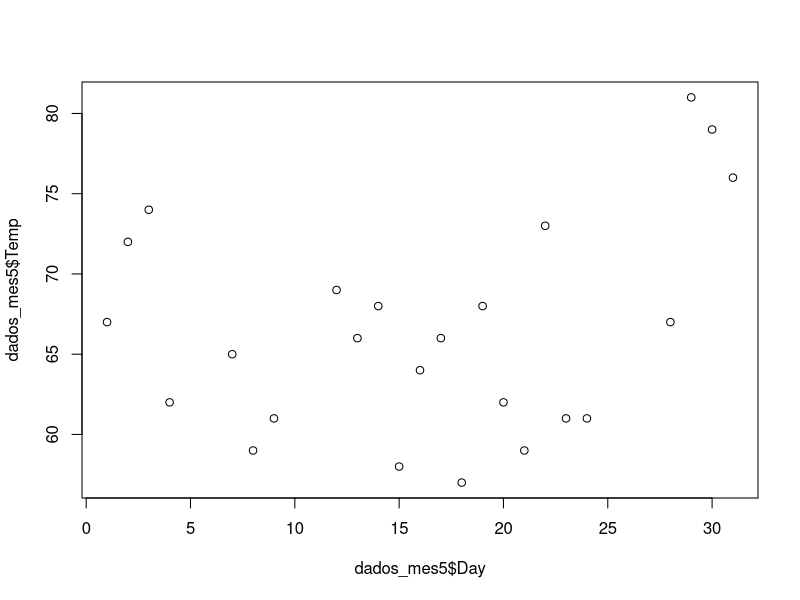
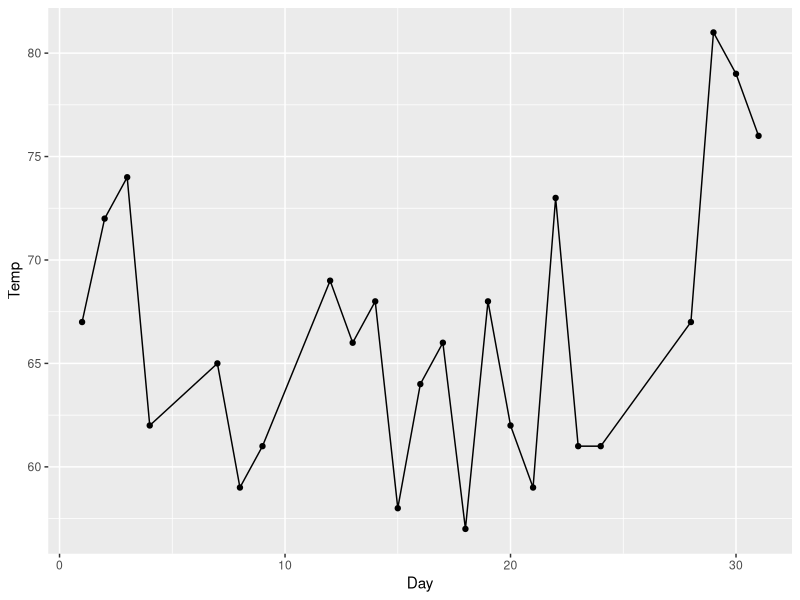
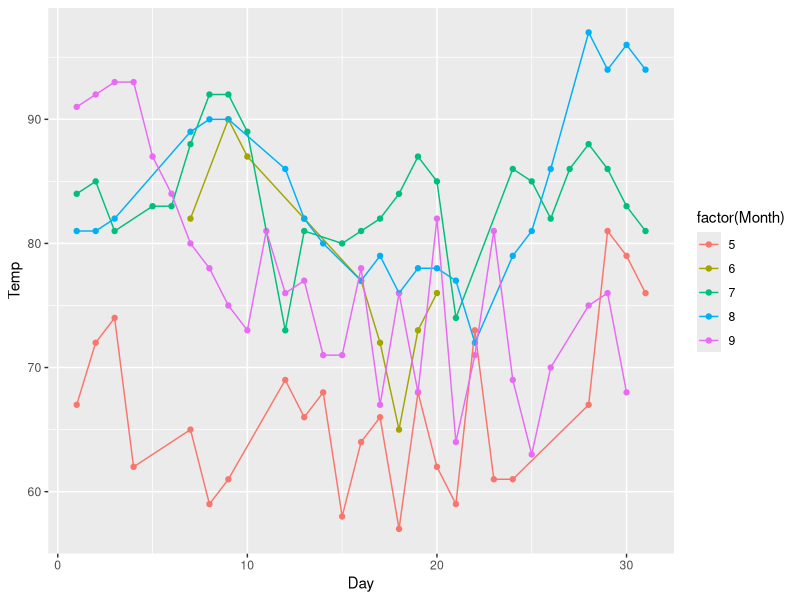
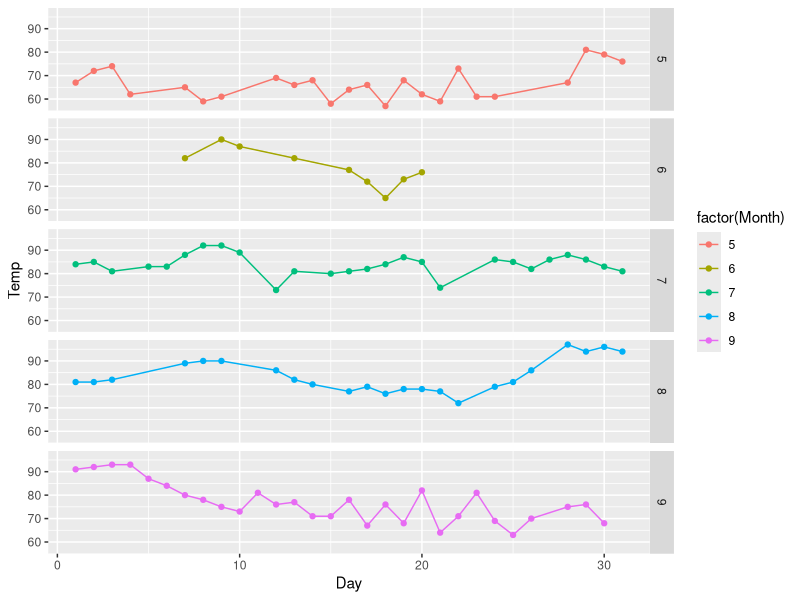
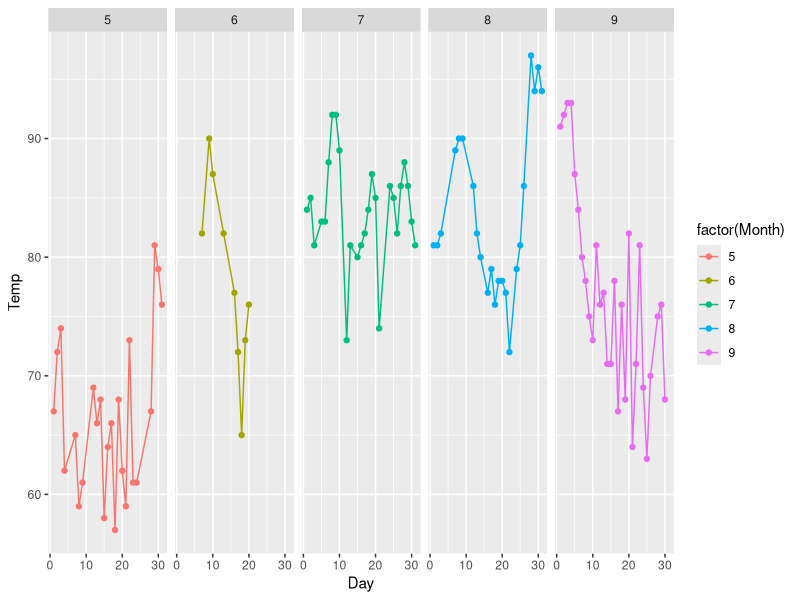
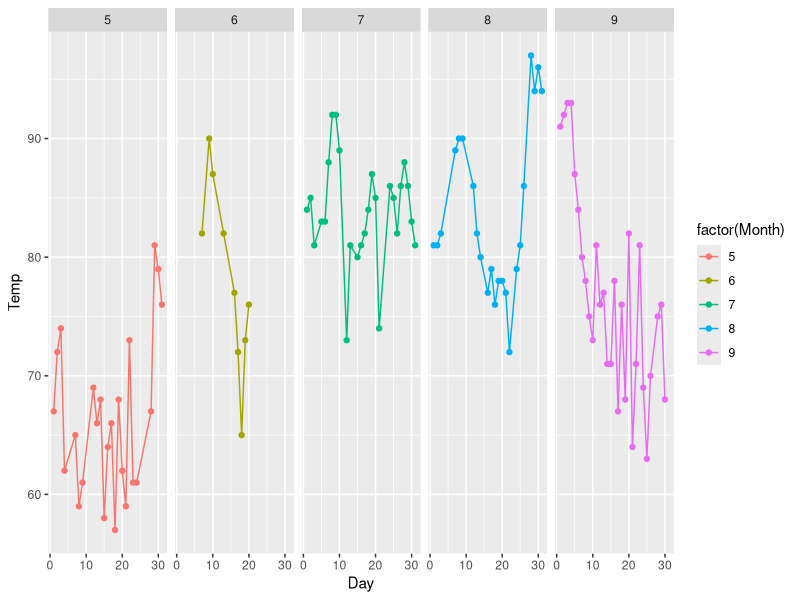
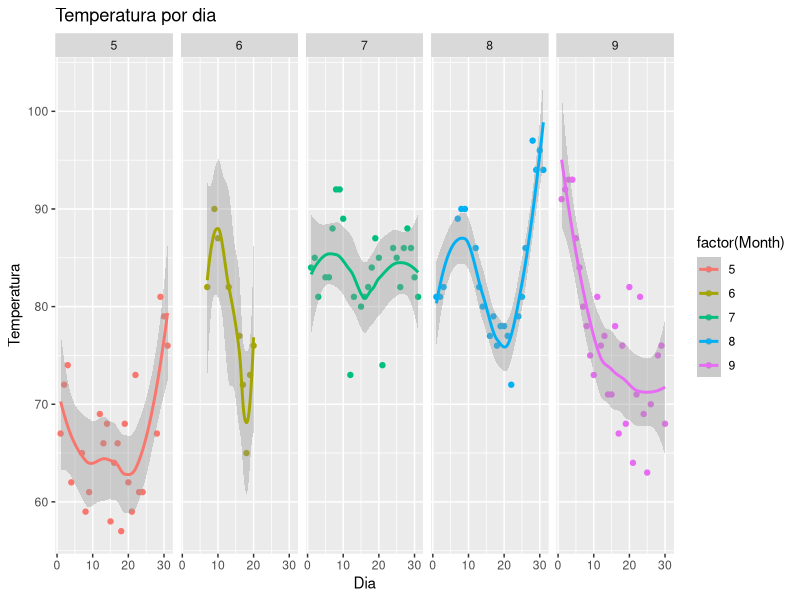
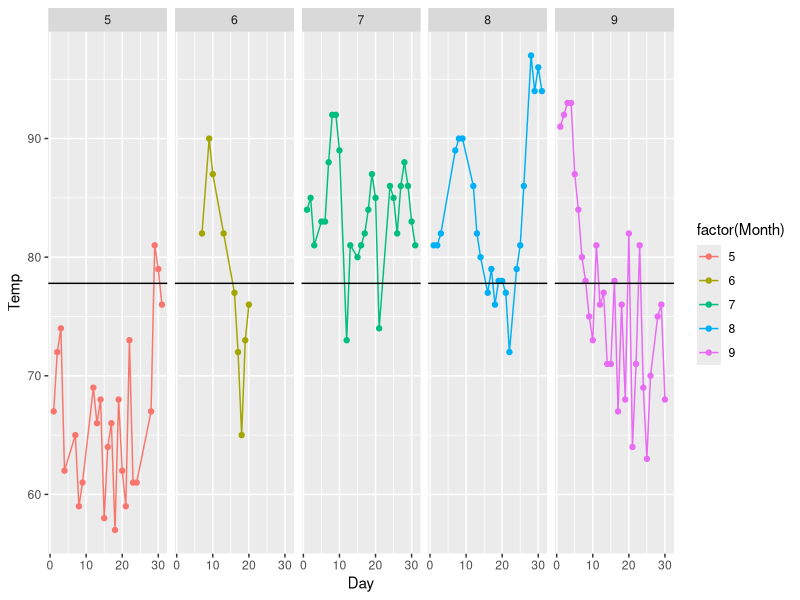

Write the R code that produced these figures, in order.
## ---- chunk 1
knitr::opts_chunk$set(echo = TRUE)
## ---- chunk 2
library(datasets)
base <- airquality

head( base , 10)

## ---- chunk 3

summary(base)

## ---- chunk 4
dadosValidos <- complete.cases(base) 

base <- base[dadosValidos , ]


## ---- chunk 5

summary(base)

## ---- chunk 6
#write.csv( base , "base_airquality_limpo.csv" )
## ---- chunk 7
#View(base)
## ---- chunk 8
mes5 <- base$Month == 5
dados_mes5 <- base[mes5 , ]

plot( dados_mes5$Day , dados_mes5$Temp)

## ---- chunk 9

library(ggplot2)

ggplot( dados_mes5 , aes( x= Day , y = Temp )  ) + geom_point() + geom_line()

## ---- chunk 10


ggplot( base , aes( x= Day , y = Temp, colour = factor(Month) )  ) + geom_point() + geom_line()

## ---- chunk 11

ggplot( base , aes( x= Day , y = Temp, colour = factor(Month) )  ) + geom_point() + geom_line() + facet_grid( Month ~ . )
## ---- chunk 12
ggplot( base , aes( x= Day , y = Temp, colour = factor(Month) )  ) + geom_point() + geom_line() + facet_grid( . ~ Month )
## ---- chunk 13
ggplot( base , aes( x= Day , y = Temp, colour = factor(Month) )  ) + geom_point() + geom_line() + facet_grid( . ~ Month )
## ---- chunk 14
g <- ggplot( base , aes( x= Day , y = Temp, colour = factor(Month) )  ) 

g + geom_point() + facet_grid( . ~ Month ) + geom_smooth() + labs(title = "Temperatura por dia") + xlab("Dia") + ylab("Temperatura")

## ---- chunk 15

mediaTemp <- mean(base$Temp)

ggplot( base , aes( x= Day , y = Temp, colour = factor(Month) )  ) + geom_point() + geom_line() + facet_grid( . ~ Month ) + geom_hline(yintercept = mediaTemp)
